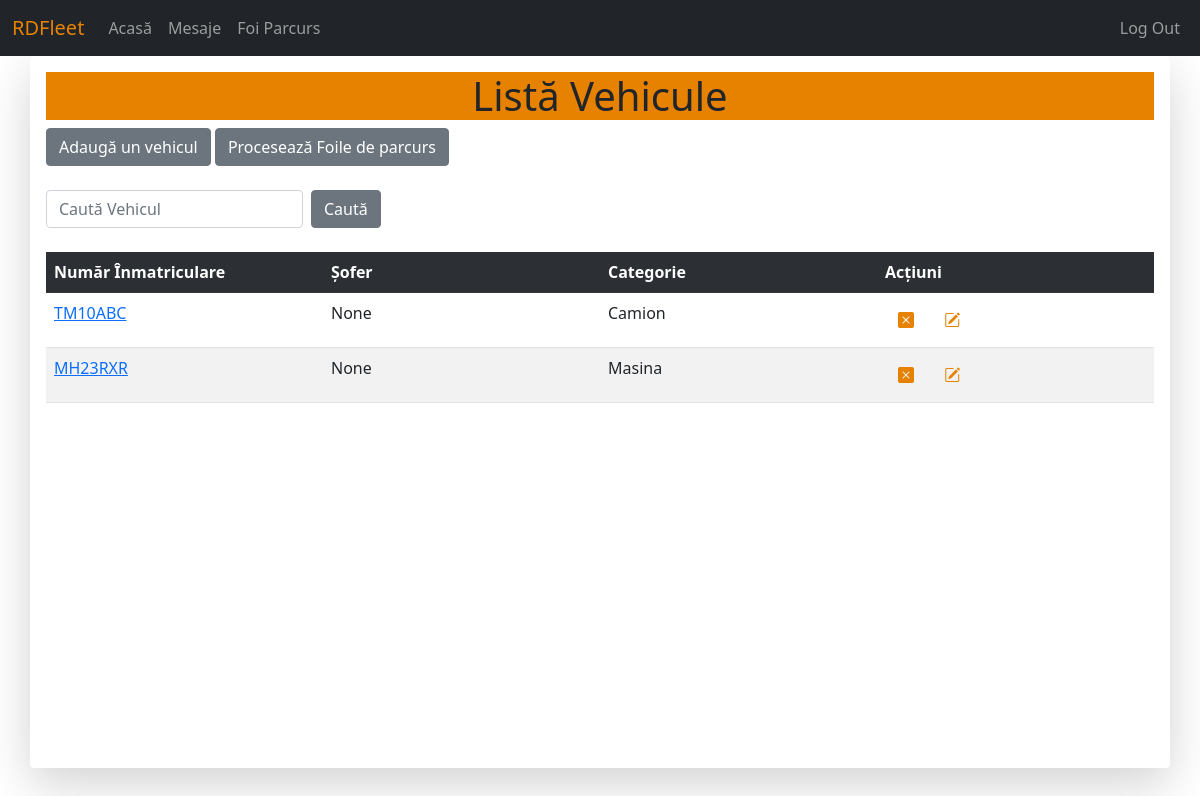
The app's page /vehicles/vehicle_list/ (signed in), older data.
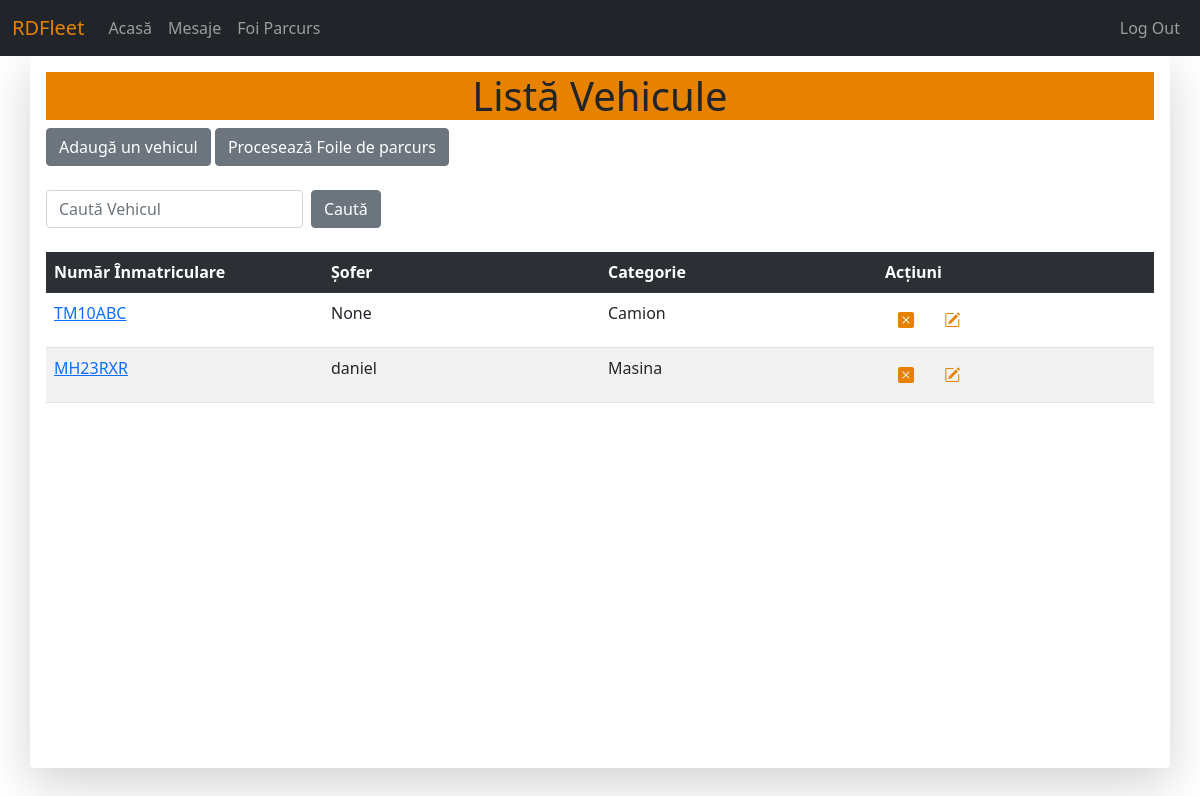
The same page, newer data.
### vehicles/models.py (models this page shows, shortened)
class Vehicle(models.Model):
	vehicle_plate = models.CharField(max_length = 10, unique = True, verbose_name = "Număr înmatriculare")
	vehicle_odometer = models.PositiveIntegerField(verbose_name = "Kilometraj")
	vehicle_itp = models.DateField(verbose_name = "ITP expiră la")
	vehicle_rca = models.DateField(verbose_name = "RCA expiră la")
	vehicle_last_service = models.PositiveIntegerField(verbose_name = "Ultimul service efectuat KM")
	vehicle_driver = models.ForeignKey(settings.AUTH_USER_MODEL, on_delete=models.SET_NULL, null = True, verbose_name = "Șoferul", blank = True)
	vehicle_category = models.ForeignKey(Category, on_delete=models.SET_NULL, null = True, verbose_name = "Categoria", blank = True)
	def get_absolute_url(self):
		return reverse("vehicle-detail-view", kwargs={"id":self.id})

class Category(models.Model):
	category_name = models.CharField(max_length = 50, unique = True, verbose_name = "Categorie")
	def __str__(self):
		return self.category_name

### vehicles/views.py (the view)
# urls.py: path('vehicle_list/', views.VehicleListView.as_view(), name='vehicle-list'),
class VehicleListView(View):
	template_name = 'vehicles/vehicle_list.html'
	def get_queryset(self):
		return Vehicle.objects.all()
	def get(self, request, *args, **kwargs):
		context = {'vehicle_list':self.get_queryset()}
		return render(request, self.template_name, context)

### vehicles/templates/vehicles/vehicle_list.html (shortened to what this page needs)
{% extends 'base.html' %}
{% block content %}
	<h1 style="background-color: #e78200; text-align: center;">Listă Vehicule</h1>
	<div>
	<a href="{% url 'create-vehicle' %}" class='btn btn-secondary'>Adaugă un vehicul</a>
	<a class="btn btn-secondary" href="{% url 'proceseaza-foi' %}">Procesează Foile de parcurs</a>
	</div>
	<br>
	<div class="input-group">
		<form class="d-flex" method="POST" action="{% url 'search-vehicle' %}"> {% csrf_token %}
			<input class="form-control me-2" type="search" placeholder="Caută Vehicul" name="searched">
			<button class="btn btn-secondary" type="submit">Caută</button>
		</form>
	</div>
	<br>
	<table class="table table-striped table-hover">
		<tr scope="row" class="table-dark">
			<th style="width: 250px;">Număr Înmatriculare</th>
			<th style="width: 250px;">Șofer</th>
			<th style="width: 250px;">Categorie</th>
			<th style="width: 250px;">Acțiuni</th>
		</tr>
		<tr scope="row">{% for vehicle in vehicle_list %}
			<td><a href="{{ vehicle.get_absolute_url }}">{{ vehicle.vehicle_plate }}</a></td>
			<td>{{ vehicle.vehicle_driver }}</td>
			<td>{{ vehicle.vehicle_category }}</td>
			<td>
				<a href="{{ vehicle.get_absolute_url }}delete" class="btn">
					<i class="bi bi-x-square-fill" style="color:#e78200"></i>
				</a>
				<a href="{{ vehicle.get_absolute_url }}update" class="btn">
					<i class='bi bi-pencil-square' style="color:#e78200"></i>
				</a>
			</td>
		</tr>{% endfor %}
	</table>
{% endblock %}

Row changes from the older to the newer data that the page shows:
changed Vehicle "MH23RXR": vehicle_driver "None" → "daniel"
